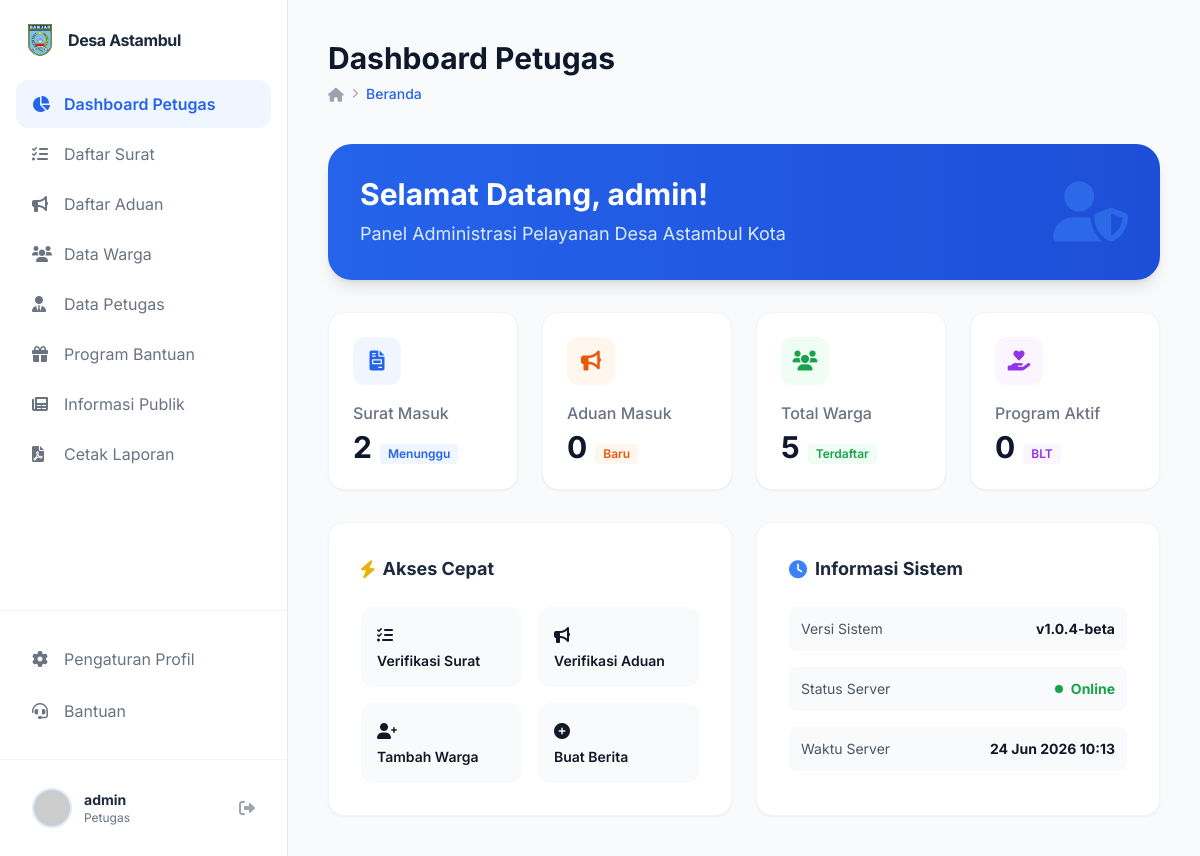
The page /public/dashboard/petugas (signed in) on the database as committed earlier.
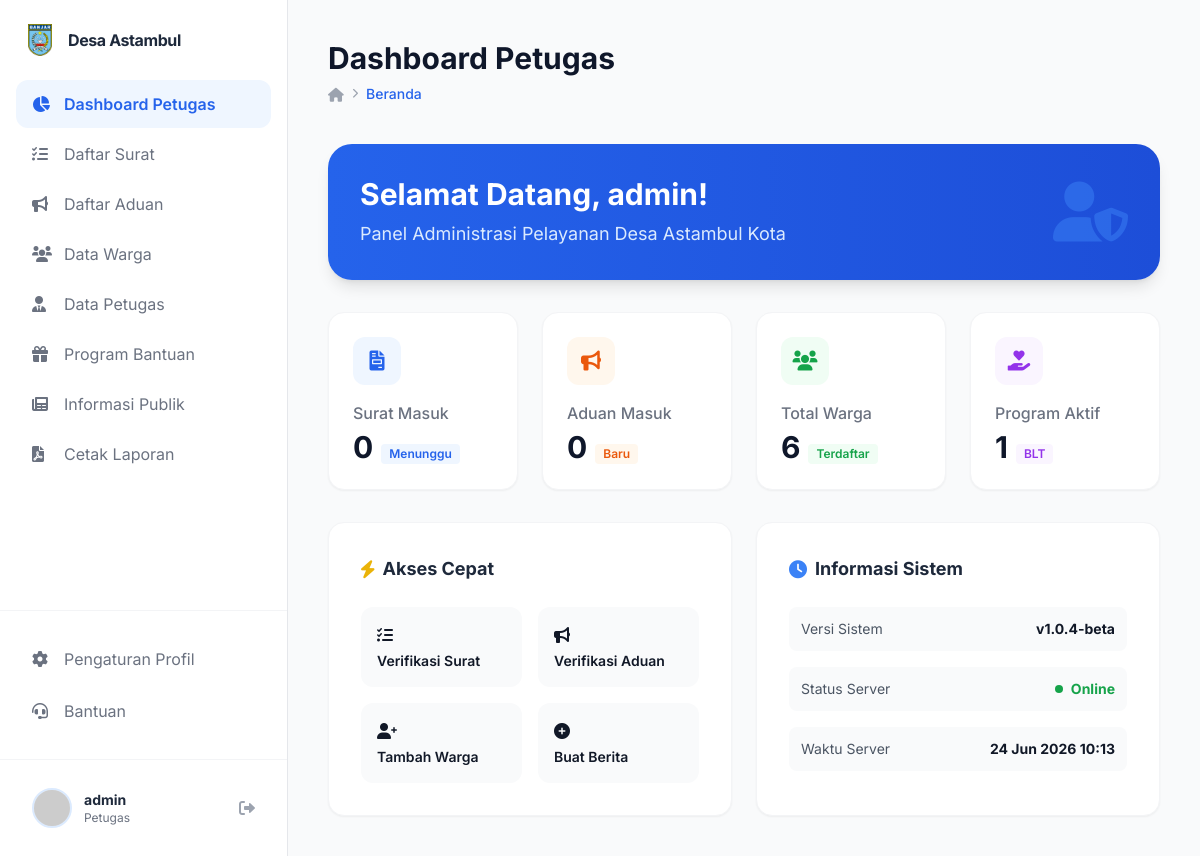
The same page on the database as committed later.
### tables this page shows
CREATE TABLE `pengajuan_surat` (
  `id_pengajuan` int NOT NULL,
  `id_warga` int NOT NULL,
  `id_jenis_surat` int NOT NULL,
  `no_surat` varchar(30) DEFAULT NULL,
  `keperluan` text,
  `file_berkas` varchar(255) DEFAULT NULL,
  `nilai_prioritas` int DEFAULT '0',
  `status` enum('menunggu','diproses','selesai','ditolak') NOT NULL DEFAULT 'menunggu',
  `catatan_penolakan` text,
  `id_petugas_verif` int DEFAULT NULL,
  `id_kades_ttd` int DEFAULT NULL,
  `tanggal_pengajuan` datetime NOT NULL DEFAULT CURRENT_TIMESTAMP,
  `tanggal_verif` datetime DEFAULT NULL,
  `tanggal_selesai` datetime DEFAULT NULL,
  `created_at` datetime NOT NULL DEFAULT CURRENT_TIMESTAMP,
  `updated_at` datetime NOT NULL DEFAULT CURRENT_TIMESTAMP ON UPDATE CURRENT_TIMESTAMP,
  `qr_token` varchar(100) DEFAULT NULL,
  `qr_url` varchar(255) DEFAULT NULL,
  `is_verified` tinyint(1) DEFAULT '0',
  `prioritas` int DEFAULT '0',
  `waktu_proses` datetime DEFAULT NULL
);

### app/core/Controller.php (called while the page is built, shortened)
<?php
class Controller {
    public function view($view, $data = []) {
        require_once '../app/views/' . $view . '.php';
    }
    public function model($model) {
        return new $model;
    }
}

### app/controllers/Dashboard.php (called while the page is built, shortened)
<?php
class Dashboard extends Controller {
    public function petugas() {
        $data['judul'] = 'Dashboard Petugas';
        $data['user'] = $_SESSION['user'];
        $suratModel = $this->model('SuratModel');
        $pengaduanModel = $this->model('PengaduanModel');
        $wargaModel = $this->model('WargaModel');
        $bltModel = $this->model('BltModel');
        $data['total_surat_masuk'] = count(array_filter($suratModel->getAllPengajuan(), function($s) { return $s['status'] == 'menunggu'; }));
        $data['total_aduan_masuk'] = count(array_filter($pengaduanModel->getAllPengaduan(), function($p) { return $p['status'] == 'menunggu'; }));
        $data['total_warga'] = count($wargaModel->getAllWarga());
        $programs = $bltModel->getPrograms();
        $data['total_program'] = count($programs);
        $data['program_aktif'] = count(array_filter($programs, function($p) { return $p['status'] == 'aktif'; }));
        $data['program_selesai'] = count(array_filter($programs, function($p) { return $p['status'] == 'selesai'; }));
        $data['program_direncanakan'] = count(array_filter($programs, function($p) { return $p['status'] == 'direncanakan'; }));
        $this->view('dashboard/petugas', $data);
    }
}

### app/core/App.php (called while the page is built, shortened)
<?php
class App {
    protected $method = 'index';
    protected $params = [];
    public function __construct() {
        $url = $this->parseURL();
        if ($url && file_exists('../app/controllers/' . $url[0] . '.php')) {
            unset($url[0]);
        }
        $this->controller = new $this->controller;
        if (isset($url[1])) {
            if (method_exists($this->controller, $url[1])) {
                $this->method = $url[1];
            }
        }
        call_user_func_array([$this->controller, $this->method], $this->params);
    }
    public function parseURL() {
        if (isset($_GET['url'])) {
            $url = rtrim($_GET['url'], '/');
            $url = filter_var($url, FILTER_SANITIZE_URL);
            $url = explode('/', $url);
            return $url;
        }
    }
}

### public/index.php (called while the page is built, shortened)
<?php
$app = new App;

### app/core/Database.php (called while the page is built, shortened)
<?php
class Database {
    private $host = DB_HOST;
    private $user = DB_USER;
    private $pass = DB_PASS;
    private $dbname = DB_NAME;
    private $dbh;
    private $stmt;
    public function __construct() {
        $dsn = 'mysql:host=' . $this->host . ';dbname=' . $this->dbname;
        $options = [
            PDO::ATTR_PERSISTENT => true,
            PDO::ATTR_ERRMODE => PDO::ERRMODE_EXCEPTION
        ];
        try {
            $this->dbh = new PDO($dsn, $this->user, $this->pass, $options);
        } catch (PDOException $e) {
            die($e->getMessage());
        }
    }
    public function query($sql) {
        $this->stmt = $this->dbh->prepare($sql);
    }
    public function execute() {
        return $this->stmt->execute();
    }
    public function resultSet() {
        $this->execute();
        return $this->stmt->fetchAll(PDO::FETCH_ASSOC);
    }
}

### app/models/SuratModel.php (called while the page is built, shortened)
<?php
class SuratModel {
    private $db;
    public function __construct() {
        $this->db = new Database;
    }
    public function getAllPengajuan($sort_by = 'prioritas', $sort_order = 'DESC') {
        $allowed_columns = ['prioritas', 'nama_lengkap', 'nama_surat', 'tanggal_pengajuan', 'status'];
        $sort_order = strtoupper($sort_order) === 'ASC' ? 'ASC' : 'DESC';
        $order_sql = '';
        if ($sort_by == 'nama_lengkap') {
            $order_sql = "ORDER BY w.nama_lengkap $sort_order";
        } else if ($sort_by == 'nama_surat') {
            $order_sql = "ORDER BY j.nama_surat $sort_order";
        } else {
            $order_sql = "ORDER BY p.$sort_by $sort_order";
        }
        $this->db->query("SELECT p.*, j.nama_surat, w.nama_lengkap, w.nik FROM pengajuan_surat p JOIN jenis_surat j ON p.id_jenis_surat = j.id_jenis_surat JOIN warga w ON p.id_warga = w.id_warga $order_sql");
        return $this->db->resultSet();
    }
}

### app/views/dashboard/petugas.php (the view, shortened to what the changed rows need)
<div class="space-y-8">
    <div class="bg-gradient-to-r from-blue-600 to-blue-700 p-8 rounded-3xl shadow-lg text-white">
        <div class="flex items-center justify-between">
            <div>
                <h2 class="text-3xl font-bold mb-2">Selamat Datang, <?= $data['user']['nik']; ?>!</h2>
            </div>
        </div>
    </div>
    <div class="grid grid-cols-1 md:grid-cols-2 lg:grid-cols-4 gap-6">
        <div class="bg-white p-6 rounded-2xl shadow-sm border border-gray-100 hover:shadow-md transition">
            <div class="flex items-baseline space-x-2">
                <span class="text-3xl font-bold text-slate-900"><?= $data['total_surat_masuk']; ?></span>
                <span class="text-xs font-semibold text-blue-600 bg-blue-50 px-2 py-0.5 rounded">Menunggu</span>
            </div>
        </div>
        <div class="bg-white p-6 rounded-2xl shadow-sm border border-gray-100 hover:shadow-md transition">
            <div class="flex items-baseline space-x-2">
                <span class="text-3xl font-bold text-slate-900"><?= $data['total_aduan_masuk']; ?></span>
                <span class="text-xs font-semibold text-orange-600 bg-orange-50 px-2 py-0.5 rounded">Baru</span>
            </div>
        </div>
        <div class="bg-white p-6 rounded-2xl shadow-sm border border-gray-100 hover:shadow-md transition">
            <div class="flex items-baseline space-x-2">
                <span class="text-3xl font-bold text-slate-900"><?= $data['total_warga']; ?></span>
                <span class="text-xs font-semibold text-green-600 bg-green-50 px-2 py-0.5 rounded">Terdaftar</span>
            </div>
        </div>
        <div class="bg-white p-6 rounded-2xl shadow-sm border border-gray-100 hover:shadow-md transition">
            <div class="flex items-baseline space-x-2">
                <span class="text-3xl font-bold text-slate-900"><?= $data['program_aktif']; ?></span>
                <span class="text-xs font-semibold text-purple-600 bg-purple-50 px-2 py-0.5 rounded">BLT</span>
            </div>
        </div>
    </div>
</div>

Rows that differ between the two databases and show on the page:
removed pengajuan_surat: is_verified "0"
Other text that changed with them:
$data['total_surat_masuk']: "2" → "0"
$data['total_aduan_masuk']: (not shown) → "0"
$data['total_warga']: "5" → "6"
$data['program_aktif']: (not shown) → "1"
